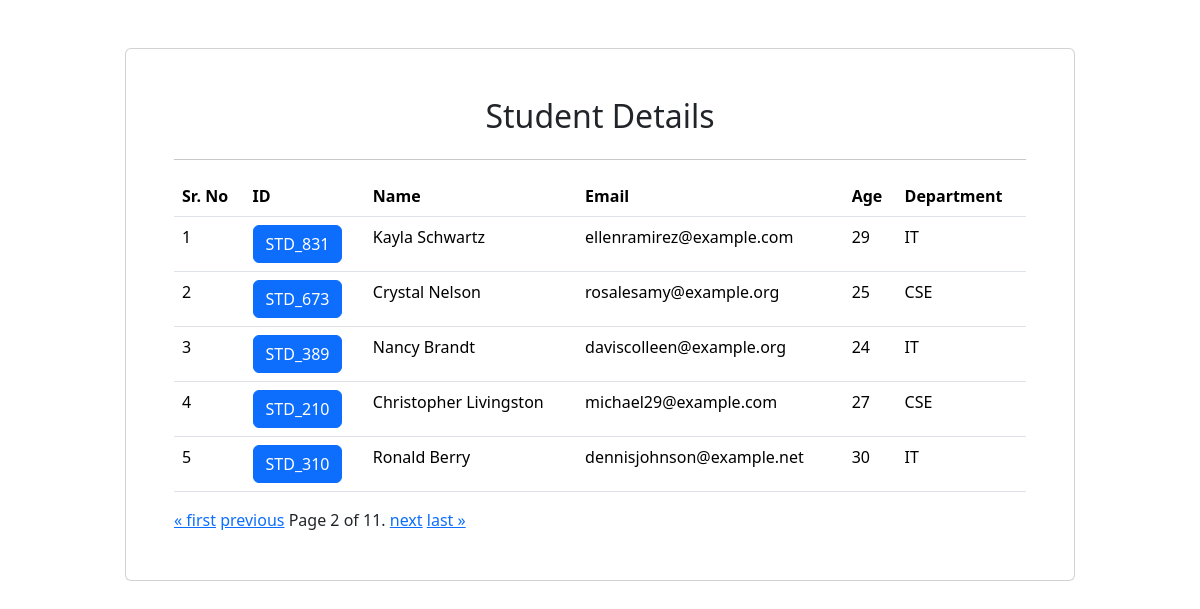
Screenshot of /?page=2 with the database file from the repository.
### app/models.py (models this page shows)
class Student(models.Model):
    dept = models.ForeignKey(Department,on_delete=models.CASCADE)
    stid = models.ForeignKey(StudentId,on_delete=models.CASCADE)
    name = models.CharField(max_length=30)
    email  =models.CharField(max_length=50)
    age = models.IntegerField()

class StudentId(models.Model):
    stid = models.CharField(max_length=10)

class Department(models.Model):
    name = models.CharField(max_length=20)

### app/views.py (the view)
# urls.py: path("",index,name="index"),
def index(request):
    allStudent = Student.objects.all()
    paginator = Paginator(allStudent, 5)
    page_number = request.GET.get("page")
    page_obj = paginator.get_page(page_number)
    return render(request,"index.html",{"students":page_obj})

### app/templates/index.html (shortened to what this page needs)
<!DOCTYPE html>
<html lang="en">
<head>
    <link href="https://cdn.jsdelivr.net/npm/bootstrap@5.3.6/dist/css/bootstrap.min.css" rel="stylesheet">
</head>
<body>
    <div class="container">
        <div class="row">
            <div class="col-10 mx-auto card p-5 mt-5">
                <h2 align="center">Student Details</h2>
                <hr>
    <table class="table">
        <tr>
            <th>Sr. No</th>
            <th>ID</th>
            <th>Name</th>
            <th>Email</th>
            <th>Age</th>
            <th>Department</th>
        </tr>
        {%for std in students%}
        <tr>
            <td>{{forloop.counter}}</td>
            <td><a href="{%url 'marksheet'%}?id={{std.id}}" class="btn btn-primary">{{std.stid.stid}}</a></td>
            <td>{{std.name}}</td>
            <td>{{std.email}}</td>
            <td>{{std.age}}</td>
            <td>{{std.dept.name}}</td>
        </tr>
        {%endfor%}
    </table>
    <div class="pagination">
        <span class="step-links">
            {% if students.has_previous %}
                <a href="?page=1">&laquo; first</a>
                <a href="?page={{ students.previous_page_number }}">previous</a>
            {% endif %}
            <span class="current">
                Page {{ students.number }} of {{ students.paginator.num_pages }}.
            </span>
            {% if students.has_next %}
                <a href="?page={{ students.next_page_number }}">next</a>
                <a href="?page={{ students.paginator.num_pages }}">last &raquo;</a>
            {% endif %}
        </span>
    </div>
</div>
</div>
</div>
</body>
</html>

### rows the page displays
Student: stid.stid "STD_831", name "Kayla Schwartz", email "ellenramirez@example.com", age "29", dept.name "IT"
Student: stid.stid "STD_673", name "Crystal Nelson", email "rosalesamy@example.org", age "25", dept.name "CSE"
Student: stid.stid "STD_389", name "Nancy Brandt", email "daviscolleen@example.org", age "24", dept.name "IT"
Student: stid.stid "STD_210", name "Christopher Livingston", email "michael29@example.com", age "27", dept.name "CSE"
Student: stid.stid "STD_310", name "Ronald Berry", email "dennisjohnson@example.net", age "30", dept.name "IT"

### other values shown
{{ students.number }} "2"
{{ students.paginator.num_pages }} "11"
